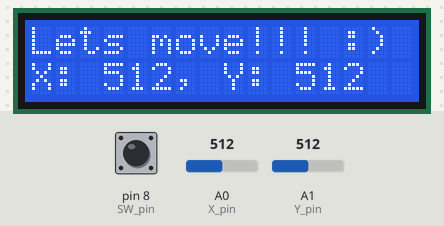
Bench run of a sketch on a simulated Arduino Uno, built with avr-gcc and run on an emulated ATmega328P. Shown: 16×2 character LCD. The test bench sets the inputs (shaded band); at power-on: A0 (X_pin) = 512, A1 (Y_pin) = 512, pin 8 (SW_pin) LOW. What the sketch prints to the serial monitor is not drawn.

Above: at 1.2 s.
1.3 s: A0 (X_pin) set to 716
At 2.1 s:
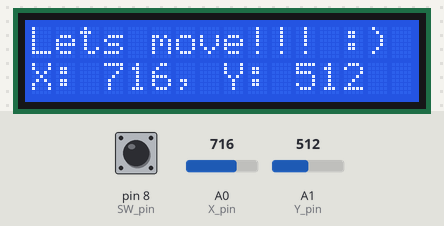
3.0 s: A1 (Y_pin) set to 716
At 3.9 s:
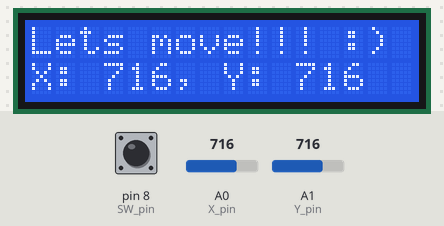
4.6 s: A0 (X_pin) set to 900
At 5.8 s:
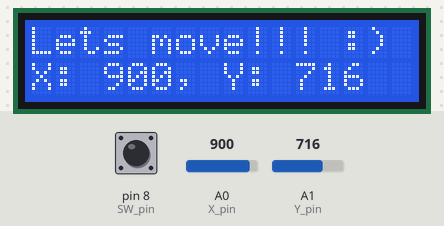
6.1 s: A1 (Y_pin) set to 900
At 6.5 s:
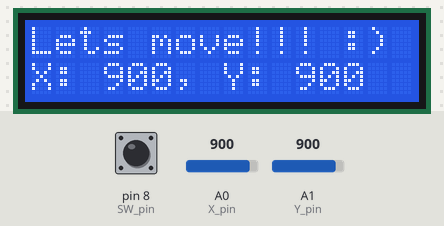
7.6 s: A0 (X_pin) set to 1023
At 8.4 s:
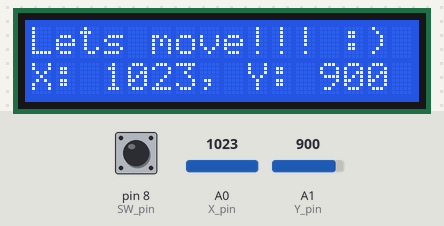
9.1 s: A1 (Y_pin) set to 1023
At 10.3 s:
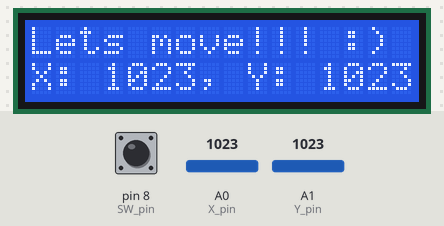
Timing chart, 0 to 11.6 s (numbered marks = the images above; inputs shaded):
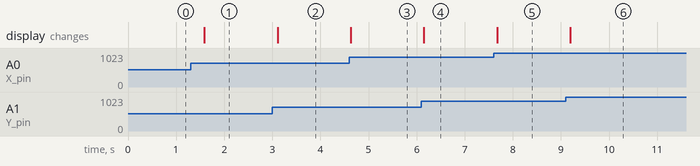

The sketch:

control_joystick_LCD.ino
```cpp
// include the library code for the LCD and initialize it
// used https://www.thegeekpub.com/235425/arduino-ultrasonic-sensor-tutorial/
// and this to actually setup LCD https://www.arduino.cc/en/Tutorial/HelloWorld

#include <LiquidCrystal.h>
LiquidCrystal lcd(12, 11, 5, 4, 3, 2);

// Arduino pin numbers
const int SW_pin = 8; // digital pin connected to switch output
const int X_pin = 0; // analog pin connected to X output
const int Y_pin = 1; // analog pin connected to Y output

void setup() {
  lcd.begin(16, 2); // set up the LCD's number of columns and rows:
  Serial.begin(9600); // Starts the serial communication
}

void loop() {

  Serial.print(digitalRead(SW_pin));

  // Prints the distance on the Serial Monitor
  lcd.clear();
  lcd.setCursor(0,0); // set the cursor to home
  lcd.print("Lets move!!! :)"); // write our name
  lcd.setCursor(0, 1);
  lcd.print("X: ");
  lcd.print(analogRead(X_pin));
  lcd.print(", Y: ");
  lcd.print(analogRead(Y_pin));

  delay(500);
}
```

Measured:
- after the input at 1.3 s, the display: changes after 0.29 s (image 1)
- after the input at 3.0 s, the display: changes after 0.11 s (image 2)
- after the input at 4.6 s, the display: changes at once (image 3)
- after the input at 6.1 s, the display: changes after 0.05 s (image 4)
- after the input at 7.6 s, the display: changes after 0.07 s (image 5)
- after the input at 9.1 s, the display: changes after 0.09 s (image 6)
